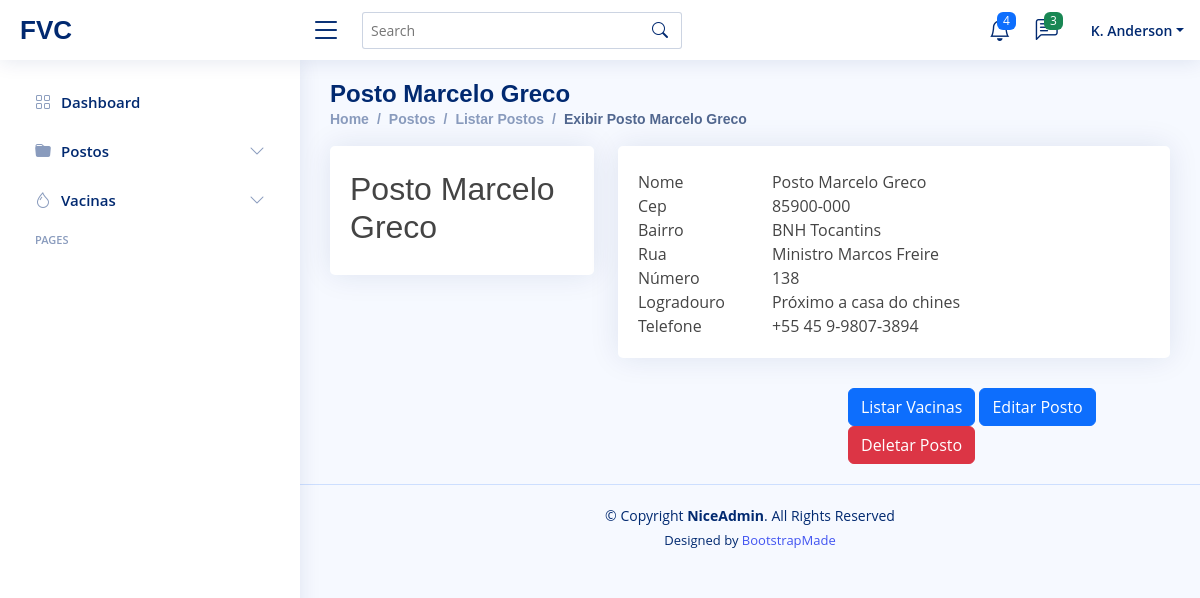
The page /poshow/1 on the database as committed earlier.
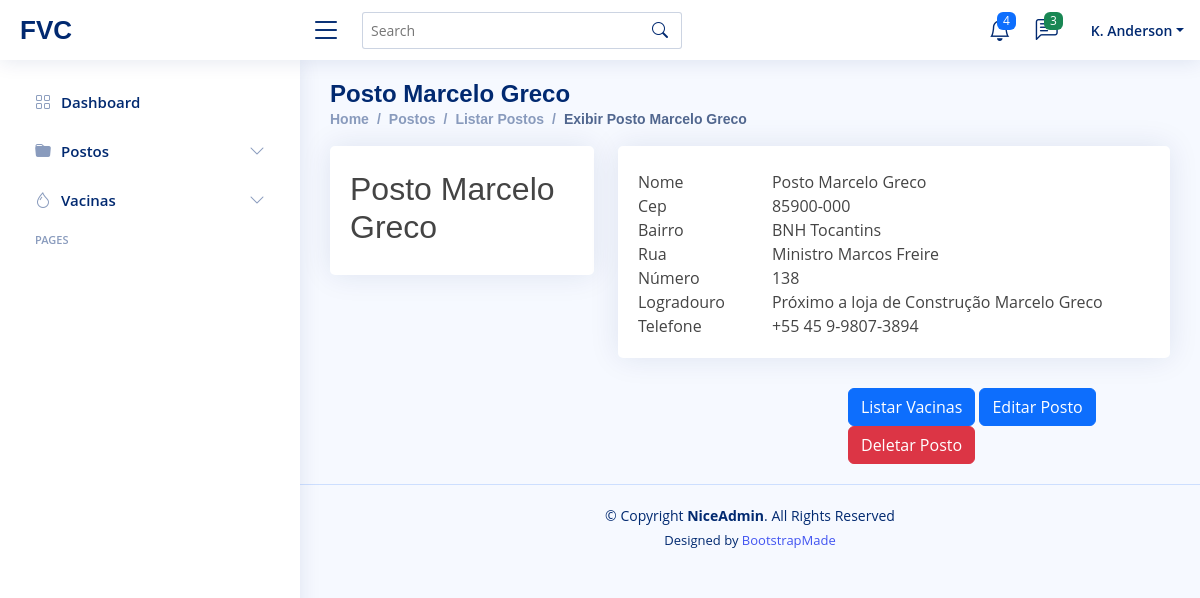
The same page on the database as committed later.
### core/models.py (models this page shows, shortened)
class postos(models.Model):
    pos_nome = models.CharField(max_length = 120)
    pos_cep = models.CharField(max_length = 45)
    pos_rua = models.CharField(max_length = 45)
    pos_bairro = models.CharField(max_length = 45)
    pos_numero = models.IntegerField()
    pos_logradouro = models.CharField(max_length = 45)
    pos_telefone = models.CharField(max_length = 45)
    class Meta:
        verbose_name_plural = "Postos"

### core/views.py (the view)
# urls.py: path('poshow/<int:id_posto>', pos_show, name= "show_postos"),
def  pos_show(request, id_posto):
    posto = postos.objects.get(pk = id_posto)
    pacote = {"postoChave": posto}
    return render(request, "pos-show.html",pacote)

### core/templates/pos-show.html (shortened to what this page needs)
{%extends 'layouts/pages-blank.html'%}
{%block page-name%}{{postoChave.pos_nome}}{%endblock page-name%}
{%block directory%}
<li class="breadcrumb-item"><a href="index.html">Home</a></li>
<li class="breadcrumb-item">Postos</li>
<li class="breadcrumb-item"><a href="{%url 'lista_postos'%}">Listar Postos</a></li>
<li class="breadcrumb-item active">Exibir {{postoChave.pos_nome}}</li>
{%endblock directory%}
{%block main-content%}
<div class="row">
    <div class="col-xl-4">
      <div class="card">
        <div class="card-body profile-card pt-4 d-flex flex-column align-items-center">
          <h2>{{postoChave.pos_nome}}</h2>
        </div>
      </div>
    </div>
    <div class="col-xl-8">
      <div class="card">
        <div class="card-body pt-3">
          <div class="tab-content pt-2">
            <div class="tab-pane fade show active profile-overview" id="profile-overview">
              <div class="row">
                <div class="col-lg-3 col-md-4 label ">Nome</div>
                <div class="col-lg-9 col-md-8">{{postoChave.pos_nome}}</div>
              </div>
              <div class="row">
                <div class="col-lg-3 col-md-4 label">Cep</div>
                <div class="col-lg-9 col-md-8">{{postoChave.pos_cep}}</div>
              </div>
              <div class="row">
                <div class="col-lg-3 col-md-4 label">Bairro</div>
                <div class="col-lg-9 col-md-8">{{postoChave.pos_bairro}}</div>
              </div>
              <div class="row">
                <div class="col-lg-3 col-md-4 label">Rua</div>
                <div class="col-lg-9 col-md-8">{{postoChave.pos_rua}}</div>
              </div>
              <div class="row">
                <div class="col-lg-3 col-md-4 label">Número</div>
                <div class="col-lg-9 col-md-8">{{postoChave.pos_numero}}</div>
              </div>
              <div class="row">
                <div class="col-lg-3 col-md-4 label">Logradouro</div>
                <div class="col-lg-9 col-md-8">{{postoChave.pos_logradouro}}</div>
              </div>
              <div class="row">
                <div class="col-lg-3 col-md-4 label">Telefone</div>
                <div class="col-lg-9 col-md-8">{{postoChave.pos_telefone}}</div>
              </div>
              </div>
            </div>
          </div>
        </div>
        <div class="offset-5">
          <a href= "{% url 'lista_postos_vacinas' postoChave.id%}">
            <button type="button" class="btn btn-primary">
              Listar Vacinas
            </button>
          </a>
          <a href= "{%url 'update_postos' postoChave.id%}">
            <button type="button" class="btn btn-primary">
              Editar Posto
            </button>
          </a>
          <a href= "{%url 'delete_postos' postoChave.id%}">
            <button type="button" class="btn btn-danger">
              Deletar Posto
            </button>
          </a>
        </div>
      </div>
    </div>
{%endblock main-content%}

Rows that differ between the two databases and show on the page:
changed postos "Posto Marcelo Greco": pos_logradouro "Próximo a casa do chines" → "Próximo a loja de Construção Marcelo Greco"
